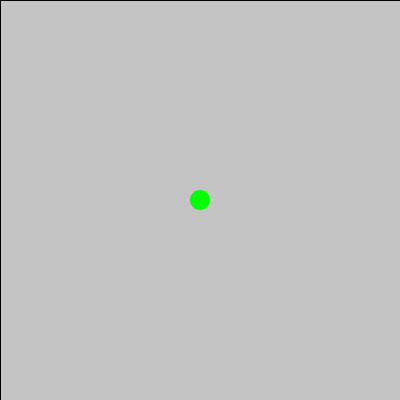
Frame 1 (no input)
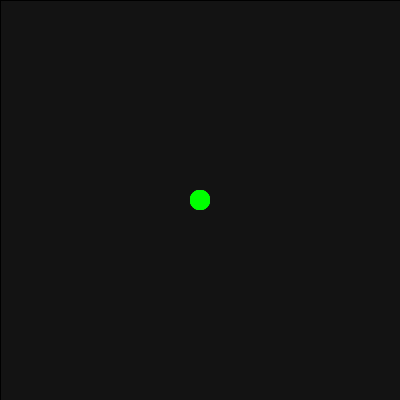
Frame 60 (the mouse pressed at the canvas centre just before this capture)
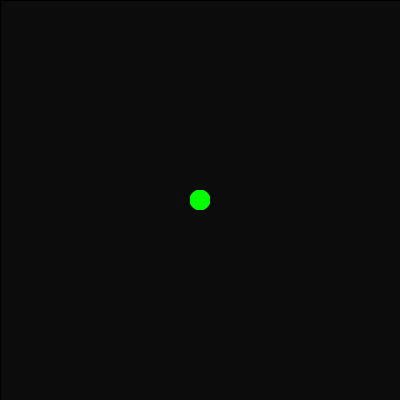
Frame 120 (the mouse held since frame 60 and released just before this capture)

The Processing sketch that drew these frames (run headless with seeded random() and noise(); from frame 60 on, the mouse is pressed at the canvas centre):

// Processing sketch: sineCosineFunctions
// ── sineCosineFunctions.pde
int r, g, b;
float radius;
float x, y;
float speed;
float size;

boolean circle = false;
boolean wave;

void setup(){
  size(400, 400);
  x = width/2;
  y = height/2;
  radius = 20;
  speed = 0.05;
  size = width/4;
//  size = 0;
}

void draw(){
//  background(200, 200, 200);
  fill(0, 10);
  rect(0,0,400,400);
  noStroke();
  r = 255;
  g = 0;
  b = 0;
  fill(r,g,b);
  
  
  if (keyPressed){
    if(key == 'c'){
      circle = true;
      wave = false;
    }
    if(key == 'w'){
      wave = true;
      circle = false;
    }
  }
  
  
  
//  int time = millis();
//    x = width/2 + sin( time * speed) * size;
//    y = height/2 + cos(time * speed) * size;

  if (wave == true) {
    circle= false;
    x = frameCount % width;
    y = height/2 + sin(frameCount * speed) * size;
  }
//  ellipse(x, y, radius, radius);
  
  fill(0,255,0);
//  x2 = frameCount % width;
//  y2 = height/2 + cos(frameCount * speed) * size;
//  ellipse(x2, y2, radius, radius);
//  
  if (circle == true){
    wave = false;
    x = width/2 + sin(frameCount * speed) * size;
    y = height/2 + cos(frameCount * speed) * size;
  }
//    
//  size += 1;
//  radius = abs(sin(frameCount * speed)) * size;
  ellipse(x, y, radius, radius); 
  
}

//void keyPressed(){
//  if (key == 'c'){
//    circle = true;
//  }
//  if (key == 'w'){
//    wave = true;
//  }
//  if (key == 'r'){
//    circle = false;
//    wave = false;
//  }
//}
